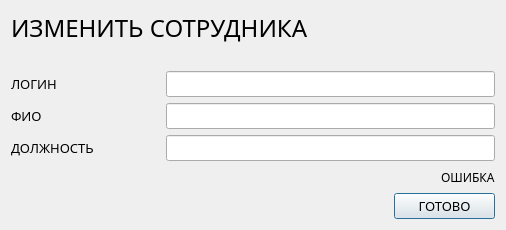
<?xml version="1.0" encoding="UTF-8"?>
<ui version="4.0">
 <class>Dialog</class>
 <widget class="QDialog" name="Dialog">
  <property name="geometry">
   <rect>
    <x>0</x>
    <y>0</y>
    <width>506</width>
    <height>230</height>
   </rect>
  </property>
  <property name="minimumSize">
   <size>
    <width>506</width>
    <height>230</height>
   </size>
  </property>
  <property name="maximumSize">
   <size>
    <width>16777215</width>
    <height>230</height>
   </size>
  </property>
  <property name="windowTitle">
   <string>Dialog</string>
  </property>
  <layout class="QVBoxLayout" name="verticalLayout">
   <item>
    <widget class="QLabel" name="label_head">
     <property name="minimumSize">
      <size>
       <width>0</width>
       <height>30</height>
      </size>
     </property>
     <property name="font">
      <font>
       <family>Google Sans</family>
       <pointsize>18</pointsize>
      </font>
     </property>
     <property name="text">
      <string>ИЗМЕНИТЬ СОТРУДНИКА</string>
     </property>
    </widget>
   </item>
   <item>
    <spacer name="verticalSpacer">
     <property name="orientation">
      <enum>Qt::Vertical</enum>
     </property>
     <property name="sizeHint" stdset="0">
      <size>
       <width>20</width>
       <height>21</height>
      </size>
     </property>
    </spacer>
   </item>
   <item>
    <layout class="QHBoxLayout" name="horizontalLayout">
     <item>
      <widget class="QLabel" name="label_discipline">
       <property name="minimumSize">
        <size>
         <width>149</width>
         <height>23</height>
        </size>
       </property>
       <property name="maximumSize">
        <size>
         <width>149</width>
         <height>23</height>
        </size>
       </property>
       <property name="font">
        <font>
         <family>Google Sans</family>
         <pointsize>10</pointsize>
        </font>
       </property>
       <property name="text">
        <string>ЛОГИН</string>
       </property>
      </widget>
     </item>
     <item>
      <widget class="QLineEdit" name="line_edit_login">
       <property name="font">
        <font>
         <family>Google Sans</family>
         <pointsize>10</pointsize>
        </font>
       </property>
      </widget>
     </item>
    </layout>
   </item>
   <item>
    <layout class="QHBoxLayout" name="horizontalLayout_2">
     <item>
      <widget class="QLabel" name="label_discipline_2">
       <property name="minimumSize">
        <size>
         <width>149</width>
         <height>23</height>
        </size>
       </property>
       <property name="maximumSize">
        <size>
         <width>149</width>
         <height>23</height>
        </size>
       </property>
       <property name="font">
        <font>
         <family>Google Sans</family>
         <pointsize>10</pointsize>
        </font>
       </property>
       <property name="text">
        <string>ФИО</string>
       </property>
      </widget>
     </item>
     <item>
      <widget class="QLineEdit" name="line_edit_name">
       <property name="font">
        <font>
         <family>Google Sans</family>
         <pointsize>10</pointsize>
        </font>
       </property>
      </widget>
     </item>
    </layout>
   </item>
   <item>
    <layout class="QHBoxLayout" name="horizontalLayout_3">
     <item>
      <widget class="QLabel" name="label_discipline_3">
       <property name="minimumSize">
        <size>
         <width>149</width>
         <height>23</height>
        </size>
       </property>
       <property name="maximumSize">
        <size>
         <width>149</width>
         <height>23</height>
        </size>
       </property>
       <property name="font">
        <font>
         <family>Google Sans</family>
         <pointsize>10</pointsize>
        </font>
       </property>
       <property name="text">
        <string>ДОЛЖНОСТЬ</string>
       </property>
      </widget>
     </item>
     <item>
      <widget class="QLineEdit" name="line_edit_position">
       <property name="font">
        <font>
         <family>Google Sans</family>
         <pointsize>10</pointsize>
        </font>
       </property>
      </widget>
     </item>
    </layout>
   </item>
   <item>
    <layout class="QHBoxLayout" name="horizontalLayout_6">
     <item>
      <spacer name="horizontalSpacer_2">
       <property name="orientation">
        <enum>Qt::Horizontal</enum>
       </property>
       <property name="sizeHint" stdset="0">
        <size>
         <width>40</width>
         <height>20</height>
        </size>
       </property>
      </spacer>
     </item>
     <item>
      <widget class="QLabel" name="label_error">
       <property name="minimumSize">
        <size>
         <width>0</width>
         <height>0</height>
        </size>
       </property>
       <property name="font">
        <font>
         <family>Google Sans</family>
         <pointsize>9</pointsize>
        </font>
       </property>
       <property name="text">
        <string>ОШИБКА</string>
       </property>
      </widget>
     </item>
    </layout>
   </item>
   <item>
    <layout class="QHBoxLayout" name="horizontalLayout_5">
     <item>
      <spacer name="horizontalSpacer">
       <property name="orientation">
        <enum>Qt::Horizontal</enum>
       </property>
       <property name="sizeHint" stdset="0">
        <size>
         <width>40</width>
         <height>20</height>
        </size>
       </property>
      </spacer>
     </item>
     <item>
      <widget class="QPushButton" name="button_ok">
       <property name="minimumSize">
        <size>
         <width>101</width>
         <height>23</height>
        </size>
       </property>
       <property name="font">
        <font>
         <family>Google Sans</family>
         <pointsize>10</pointsize>
        </font>
       </property>
       <property name="text">
        <string>ГОТОВО</string>
       </property>
      </widget>
     </item>
    </layout>
   </item>
  </layout>
 </widget>
 <resources/>
 <connections/>
</ui>
